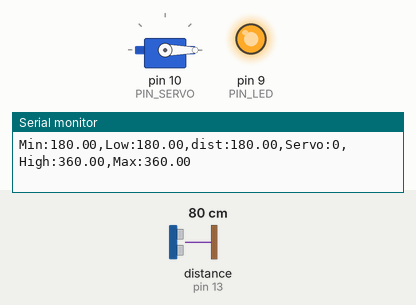
This sketch was run on a simulated Arduino Uno, built with avr-gcc and run on an emulated ATmega328P. On the bench: servo, output pins drawn as LEDs (lit = HIGH), the last lines printed to the serial monitor. Wiring (inferred from the names in the program): ultrasonic range finder: trigger pin 12; echo pin 13. Inputs (shaded band) come from the test bench; at power-on: distance to the obstacle (sensor on pin 13) 80 cm. The echo pulse lasts 58.3 µs per cm; pins used as bus, display or sensor lines are not drawn.

Above: at 1.2 s.
1.3 s: distance to the obstacle (sensor on pin 13) set to 18 cm
4.3 s: distance to the obstacle (sensor on pin 13) set to 35 cm
At 4.51 s:
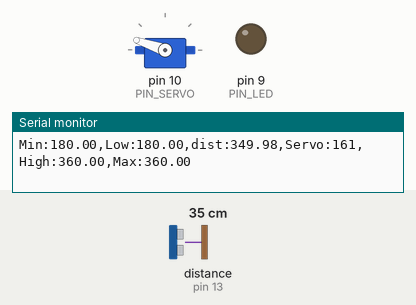
7.3 s: distance to the obstacle (sensor on pin 13) set to 2 cm
At 7.6 s:
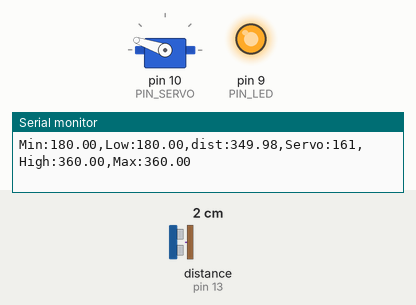
Timing chart, 0 to 10.3 s (numbered marks = the images above; inputs shaded):
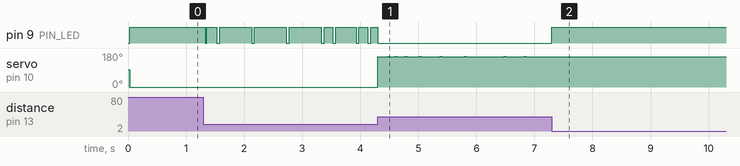

The sketch:

11_example_1.ino
```cpp
#include <Servo.h>

// Arduino pin assignment
#define PIN_LED   9   // LED active-low
#define PIN_TRIG  12  // sonar sensor TRIGGER
#define PIN_ECHO  13  // sonar sensor ECHO
#define PIN_SERVO 10  // servi motor

// configurable parameters for sonar
#define SND_VEL 346.0     // sound velocity at 24 celsius degree (unit: m/sec)
#define INTERVAL 25      // sampling interval (unit: msec)
#define PULSE_DURATION 10 // ultra-sound Pulse Duration (unit: usec)
#define _DIST_MIN 180.0   // minimum distance to be measured (unit: mm)
#define _DIST_MAX 360.0   // maximum distance to be measured (unit: mm)

#define TIMEOUT ((INTERVAL / 2) * 1000.0) // maximum echo waiting time (unit: usec)
#define SCALE (0.001 * 0.5 * SND_VEL) // coefficent to convert duration to distance

#define _EMA_ALPHA 0.5    // EMA weight of new sample (range: 0 to 1)
                          // Setting EMA to 1 effectively disables EMA filter.

// Target Distance
#define _TARGET_LOW  180.0
#define _TARGET_HIGH 360.0

// duty duration for myservo.writeMicroseconds()
// NEEDS TUNING (servo by servo)

#define _DUTY_MIN 550 // servo full clockwise position (0 degree)
#define _DUTY_NEU 1480 // servo neutral position (90 degree)
#define _DUTY_MAX 2400 // servo full counterclockwise position (180 degree)

// global variables
float  dist_ema, dist_prev = _DIST_MAX; // unit: mm
unsigned long last_sampling_time; // unit: ms

Servo myservo;

void setup() {
  // initialize GPIO pins
  pinMode(PIN_LED, OUTPUT);
  pinMode(PIN_TRIG, OUTPUT);  // sonar TRIGGER
  pinMode(PIN_ECHO, INPUT);   // sonar ECHO
  digitalWrite(PIN_TRIG, LOW);  // turn-off Sonar

  myservo.attach(PIN_SERVO);
  myservo.writeMicroseconds(_DUTY_NEU);

  // initialize USS related variables
  dist_prev = _DIST_MIN; // raw distance output from USS (unit: mm)

  // initialize serial port
  Serial.begin(57600);
}

void loop() {
  float  dist_raw;

  // wait until next sampling time.
  if (millis() < (last_sampling_time + INTERVAL))
    return;

  dist_raw = USS_measure(PIN_TRIG, PIN_ECHO); // read distance

  if (dist_raw < _DIST_MIN) {
    dist_raw = dist_prev;           // cut lower than minimum
    digitalWrite(PIN_LED, 1);       // LED OFF
  } else if (dist_raw > _DIST_MAX) {
    dist_raw = dist_prev;           // Cut higher than maximum
    digitalWrite(PIN_LED, 1);       // LED OFF
  } else {    // In desired Range
    digitalWrite(PIN_LED, 0);       // LED ON
    dist_prev = dist_raw;
  }

  // Apply ema filter here
  dist_ema = _EMA_ALPHA * dist_raw + (1-_EMA_ALPHA) * dist_ema;

  // adjust servo position according to the USS read value
  int duty_value = (1850/180) * dist_raw - 1300;
  // add your code here!
  // Use _TARGET_LOW, _TARGTE_HIGH
  if (dist_raw < _TARGET_LOW) {
    myservo.writeMicroseconds(_DUTY_MIN);
  } else if (dist_raw > _TARGET_HIGH) {
    myservo.writeMicroseconds(_DUTY_MAX);
  } else {
    myservo.writeMicroseconds(duty_value);
  }

  // output the distance to the serial port
  Serial.print("Min:");    Serial.print(_DIST_MIN);
  Serial.print(",Low:");   Serial.print(_TARGET_LOW);
  Serial.print(",dist:");  Serial.print(dist_raw);
  Serial.print(",Servo:"); Serial.print(myservo.read());
  Serial.print(",High:");  Serial.print(_TARGET_HIGH);
  Serial.print(",Max:");   Serial.print(_DIST_MAX);
  Serial.println("");

  // update last sampling time
  last_sampling_time += INTERVAL;
}

// get a distance reading from USS. return value is in millimeter.
float USS_measure(int TRIG, int ECHO)
{
  digitalWrite(TRIG, HIGH);
  delayMicroseconds(PULSE_DURATION);
  digitalWrite(TRIG, LOW);

  return pulseIn(ECHO, HIGH, TIMEOUT) * SCALE; // unit: mm

  // Pulse duration to distance conversion example (target distance = 17.3m)
  // - round trip distance: 34.6m
  // - expected pulse duration: 0.1 sec, or 100,000us
  // - pulseIn(ECHO, HIGH, timeout) * 0.001 * 0.5 * SND_VEL
  //        = 100,000 micro*sec * 0.001 milli/micro * 0.5 * 346 meter/sec
  //        = 100,000 * 0.001 * 0.5 * 346 * micro * sec * milli * meter
  //                                        ----------------------------
  //                                         micro * sec
  //        = 100 * 173 milli*meter = 17,300 mm = 17.3m
  // pulseIn() returns microseconds.
}
```

Measured:
- after the input at 7.3 s, pin 9 (PIN_LED): LOW → HIGH at once; servo on pin 10 (PIN_SERVO): stops changing and stays 161°
